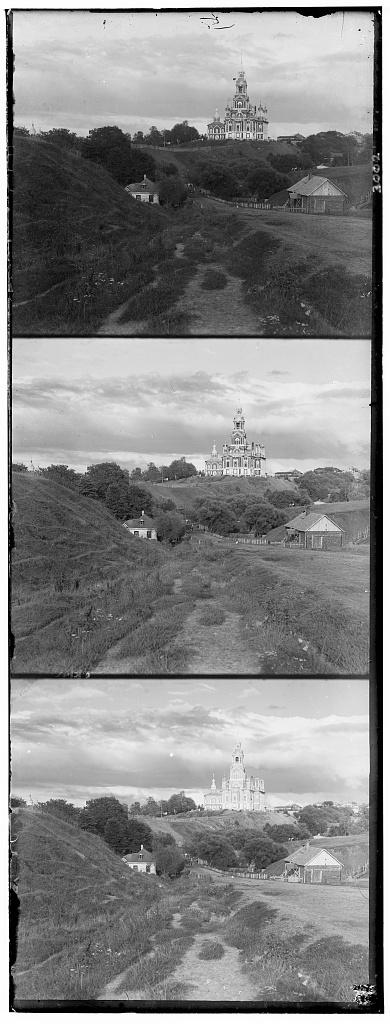
#> input picture src/HW1/ProjectData/original_images/cathedral.jpg, 390 x 1024 px, found by its file name; its folder holds only this picture in this run
$ python main.py
#> lines starting #> are read from the running program, lines starting #| are printed output that depends on the picture
### src/HW1/ProjectData/single_scale.py
import cv2
import numpy as np
from image_pyramid import get_translation_matrix

def ncc_score(base, shift, border_ratio=0.1):
    """
    Normalized Cross-Correlation between two same-size images.
    """
    h, w = base.shape
    bh, bw = int(h*border_ratio), int(w*border_ratio)

    base_crop = base[bh:h-bh, bw:w-bw]
    shift_crop = shift[bh:h-bh, bw:w-bw]

    base_mean = base_crop - np.mean(base_crop)
    shift_mean = shift_crop - np.mean(shift_crop)
    return np.sum(base_mean * shift_mean) / np.sqrt(np.sum(base_mean**2) * np.sum(shift_mean**2))

def single_scale_shift(base, shift):
    best_score = -np.inf
    best_dx, best_dy = 0, 0
    max_shift = 15

    for dx in range(-max_shift, max_shift+1):
        for dy in range(-max_shift, max_shift+1):
            shifted = np.roll(shift, shift=(dy, dx), axis=(0, 1))
            score = ncc_score(base, shifted)
            if score > best_score:
                best_score = score
                best_dx, best_dy = dx, dy

    return best_dx, best_dy

# [43 lines that do not run on import are left out]

### src/HW1/ProjectData/image_pyramid.py
import sys
import cv2
import numpy as np

def get_translation_matrix(dx, dy):
    return np.float32([[1, 0, dx],
                [0, 1, dy]])

# [58 lines left out: functions gaussian_kernel, gaussian_blur, scale_down, ncc_score, pyramid_processing, not called in this run]

# [41 lines that do not run on import are left out]

### src/HW1/ProjectData/main.py
import cv2
import numpy as np
import os
from single_scale import ncc_score, single_scale_shift
from image_pyramid import pyramid_processing, get_translation_matrix

current_file = os.path.abspath(__file__)
current_dir = os.path.dirname(current_file)

def crop(img, border_ratio=0.05):
    h, w, c = img.shape
    bh, bw = int(h*border_ratio), int(w*border_ratio)

    return img[bh:h-bh, bw:w-bw]

for filename in os.listdir(f"{current_dir}\\original_images"):
    img = cv2.imread(f"{current_dir}\\original_images\\{filename}", cv2.IMREAD_GRAYSCALE)
#> img is the input picture: shape (1024, 390); min 0, max 255, mean 133.7
    img_name, img_format = filename.split('.')

    h = img.shape[0]  # total height
#> h = 1024
    w = img.shape[1]  # total width
#> w = 390
    third = h//3   # height of each channel
#> third = 341

    # Extract each channel
    B = img[0:third, :]
    G = img[third:2*third, :]
    R = img[2*third:3*third, :]
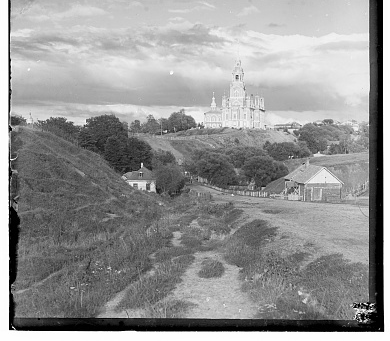
#> R: shape (341, 390); min 0, max 255, mean 149

    B = B.astype(np.float32)
    G = G.astype(np.float32)
    R = R.astype(np.float32)

    if img_format == "jpg":
        G_to_shift = single_scale_shift(B, G)
#> the loop in single_scale_shift, `for dx in range(-max_shift, max_shift+1):` made 31 passes
#> pass 1, in ncc_score, `base_crop = base[bh:h-bh, bw:w-bw]`:
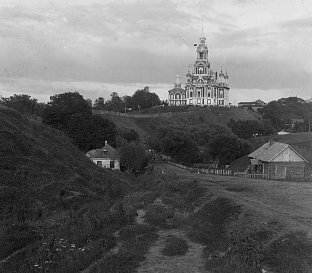
#> base_crop: shape (273, 312) float32; min 0, max 246, mean 106.1
#> pass 1, in ncc_score, `shift_crop = shift[bh:h-bh, bw:w-bw]`:
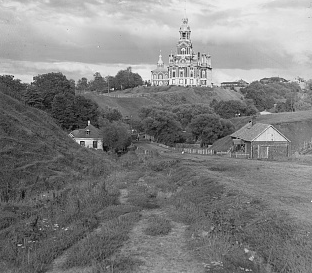
#> shift_crop: shape (273, 312) float32; min 0, max 255, mean 129.3
        R_to_shift = single_scale_shift(B, R)
#> the loop in single_scale_shift (call 2), `for dx in range(-max_shift, max_shift+1):` made 31 passes
#> pass 1, in ncc_score (call 963), `shift_crop = shift[bh:h-bh, bw:w-bw]`:
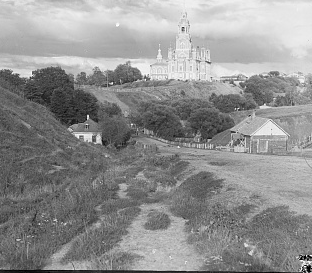
#> shift_crop: shape (273, 312) float32; min 0, max 255, mean 144.4
    else:
        G_to_shift = pyramid_processing(B, G)
        R_to_shift = pyramid_processing(B, R)

    G_shift = cv2.warpAffine(G, get_translation_matrix(G_to_shift[0], G_to_shift[1]), (G.shape[1], G.shape[0]))
    R_shift =cv2.warpAffine(R, get_translation_matrix(R_to_shift[0], R_to_shift[1]), (R.shape[1], R.shape[0]))
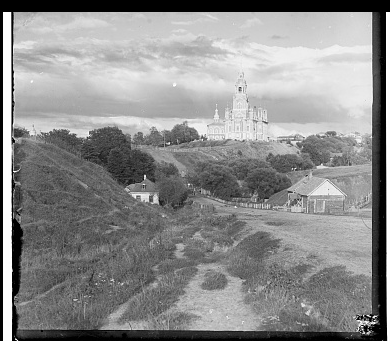
#> R_shift: shape (341, 390) float32; min 0, max 255, mean 139.9

    coloured_image = np.dstack([B, G_shift, R_shift]).astype(np.uint8)
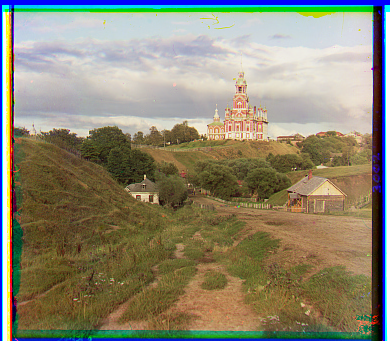
#> coloured_image: shape (341, 390, 3); mean of channels 0, 1, 2 114, 134.7, 139.9; drawn as B, G, R
    processed_image = crop(coloured_image)
#> in crop, `return img[bh:h-bh, bw:w-bw]`:
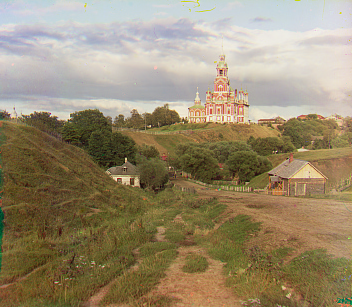
#> returned value: shape (307, 352, 3); mean of channels 0, 1, 2 110.8, 138, 152; drawn as B, G, R

    target_width = 1600
    aspect_ratio = processed_image.shape[1] / processed_image.shape[0]
    target_height = int(target_width / aspect_ratio)

    resized_image = cv2.resize(processed_image, (target_width, target_height))
    cv2.namedWindow("processed_image", cv2.WINDOW_NORMAL)
    # cv2.imshow("coloured_image", resized_image)

    # cv2.waitKey(0)
    cv2.imwrite(os.path.join(current_dir, "coloured_images", f"{img_name}_resized.jpg"), resized_image)
    cv2.imwrite(os.path.join(current_dir, "coloured_images", f"{img_name}_original.{img_format}"), processed_image)
    cv2.destroyAllWindows()

$ run again, on src/HW1/ProjectData/original_images/tobolsk.jpg
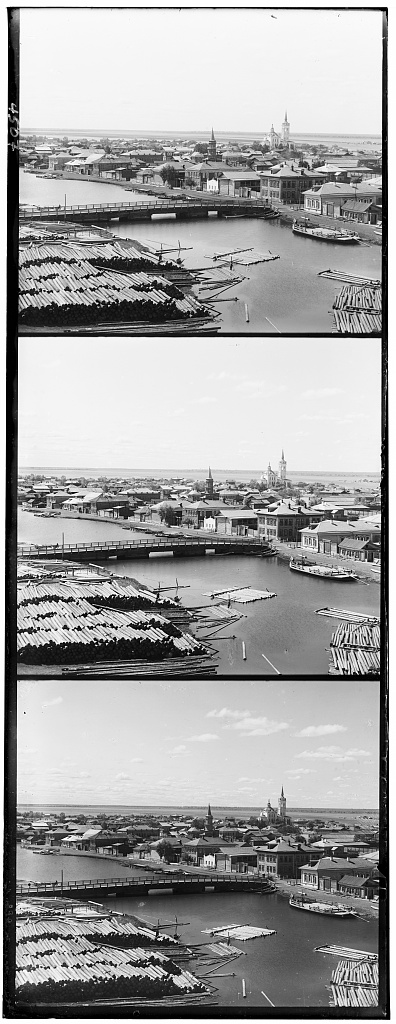
#> input picture src/HW1/ProjectData/original_images/tobolsk.jpg, 396 x 1024 px, found by its file name
#> img is the input picture: shape (1024, 396); min 0, max 255, mean 161
#> the loop in single_scale_shift, `for dx in range(-max_shift, max_shift+1):` made 31 passes
#> pass 1, in ncc_score, `shift_crop = shift[bh:h-bh, bw:w-bw]`:
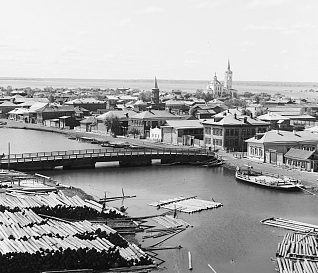
#> shift_crop: shape (273, 318) float32; min 0, max 255, mean 166.1
#> `resized_image = cv2.resize(processed_image, (target_width, target_heig..`:
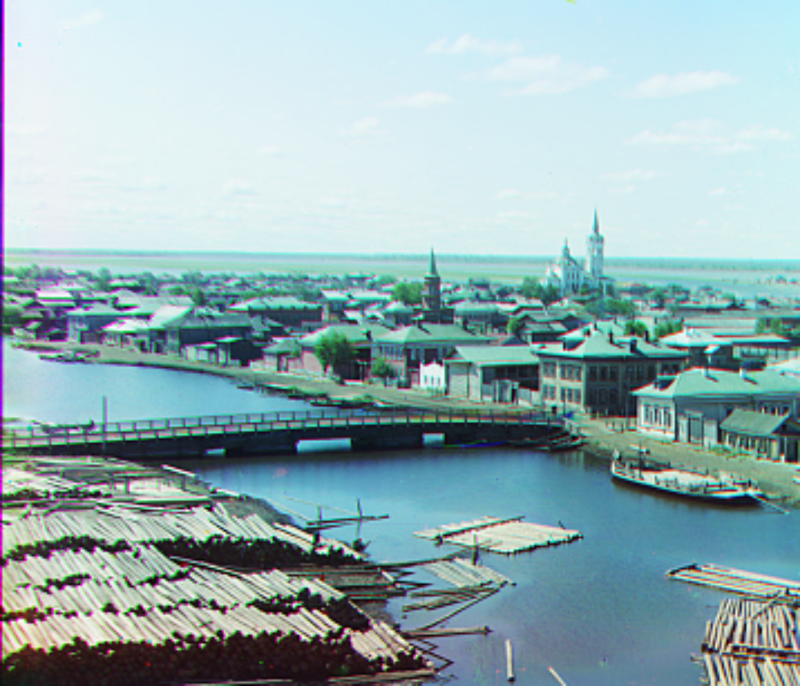
#> resized_image: shape (1372, 1600, 3) (shown at 1/2 size); mean of channels 0, 1, 2 178.2, 175, 147.8; drawn as B, G, R

$ run again, on src/HW1/ProjectData/original_images/monastery.jpg
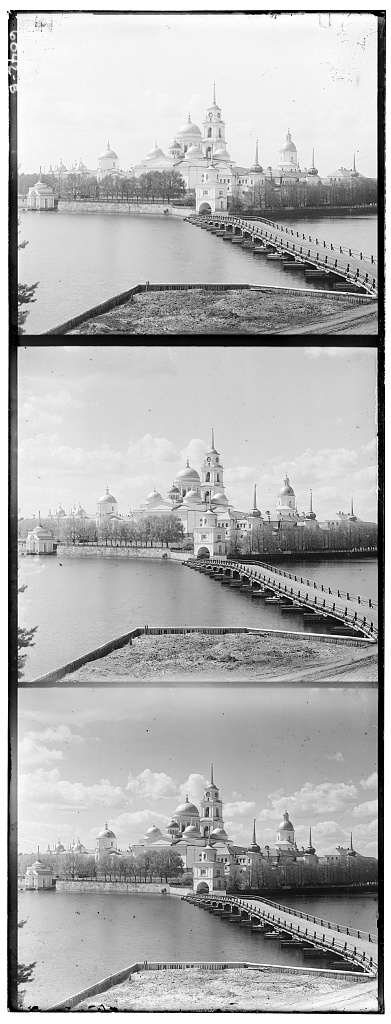
#> input picture src/HW1/ProjectData/original_images/monastery.jpg, 391 x 1024 px, found by its file name
#> img is the input picture: shape (1024, 391); min 0, max 255, mean 177.7
#> the loop in single_scale_shift, `for dx in range(-max_shift, max_shift+1):` made 31 passes
#> pass 1, in ncc_score, `shift_crop = shift[bh:h-bh, bw:w-bw]`:
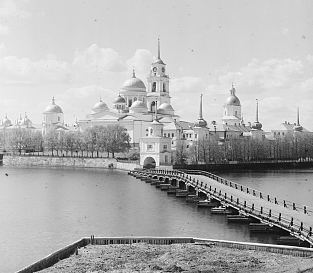
#> shift_crop: shape (273, 313) float32; min 0, max 255, mean 175.9
#> `resized_image = cv2.resize(processed_image, (target_width, target_heig..`:
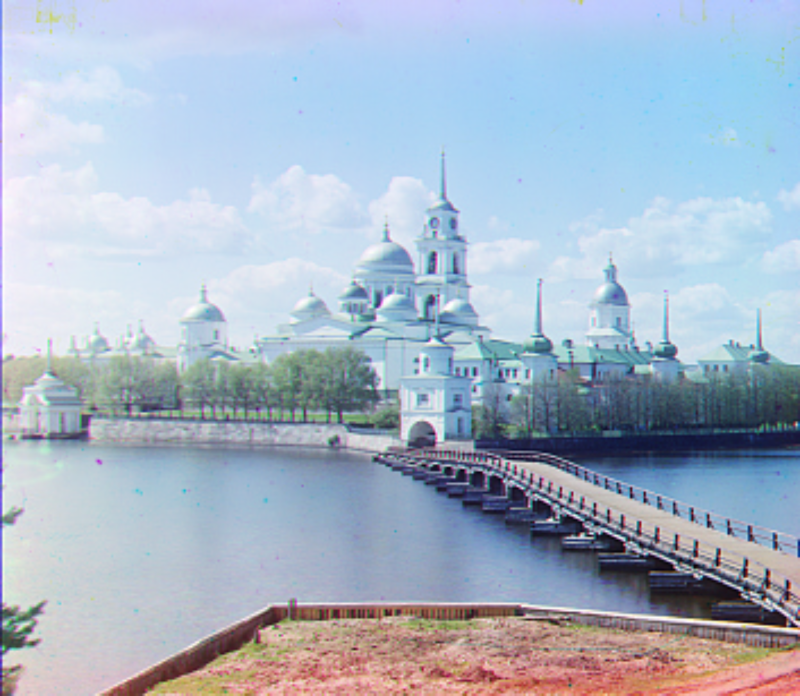
#> resized_image: shape (1391, 1600, 3) (shown at 1/2 size); mean of channels 0, 1, 2 198.8, 181.6, 167.4; drawn as B, G, R
